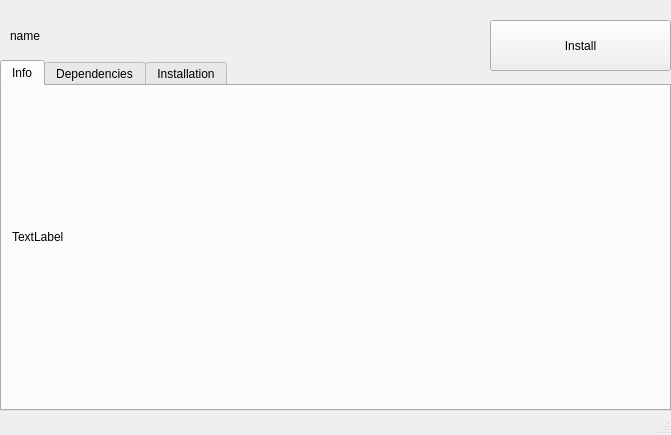
<?xml version="1.0" encoding="UTF-8"?>
<ui version="4.0">
 <class>debo</class>
 <widget class="QMainWindow" name="debo">
  <property name="geometry">
   <rect>
    <x>0</x>
    <y>0</y>
    <width>671</width>
    <height>435</height>
   </rect>
  </property>
  <property name="windowTitle">
   <string>debo</string>
  </property>
  <widget class="QWidget" name="centralwidget">
   <widget class="QLabel" name="label">
    <property name="geometry">
     <rect>
      <x>10</x>
      <y>10</y>
      <width>461</width>
      <height>51</height>
     </rect>
    </property>
    <property name="styleSheet">
     <string notr="true">font: 25 italic 18pt &quot;Ubuntu&quot;;</string>
    </property>
    <property name="text">
     <string>name</string>
    </property>
   </widget>
   <widget class="QPushButton" name="pushButton">
    <property name="geometry">
     <rect>
      <x>490</x>
      <y>20</y>
      <width>181</width>
      <height>51</height>
     </rect>
    </property>
    <property name="cursor">
     <cursorShape>ArrowCursor</cursorShape>
    </property>
    <property name="styleSheet">
     <string notr="true">font: 25 italic 16pt &quot;Ubuntu&quot;;</string>
    </property>
    <property name="text">
     <string>Install</string>
    </property>
   </widget>
   <widget class="QTabWidget" name="tabWidget">
    <property name="geometry">
     <rect>
      <x>0</x>
      <y>60</y>
      <width>671</width>
      <height>351</height>
     </rect>
    </property>
    <property name="styleSheet">
     <string notr="true"/>
    </property>
    <property name="currentIndex">
     <number>0</number>
    </property>
    <widget class="QWidget" name="tab">
     <attribute name="title">
      <string>Info</string>
     </attribute>
     <widget class="QLabel" name="label_2">
      <property name="geometry">
       <rect>
        <x>10</x>
        <y>20</y>
        <width>631</width>
        <height>261</height>
       </rect>
      </property>
      <property name="styleSheet">
       <string notr="true">font: 25 italic 12pt &quot;Ubuntu&quot;;</string>
      </property>
      <property name="text">
       <string>TextLabel</string>
      </property>
     </widget>
    </widget>
    <widget class="QWidget" name="tab_2">
     <attribute name="title">
      <string>Dependencies</string>
     </attribute>
     <widget class="QLabel" name="label_3">
      <property name="geometry">
       <rect>
        <x>10</x>
        <y>20</y>
        <width>641</width>
        <height>251</height>
       </rect>
      </property>
      <property name="styleSheet">
       <string notr="true">font: 25 italic 10pt &quot;Ubuntu&quot;;</string>
      </property>
      <property name="text">
       <string>TextLabel</string>
      </property>
      <property name="wordWrap">
       <bool>true</bool>
      </property>
     </widget>
    </widget>
    <widget class="QWidget" name="tab_3">
     <attribute name="title">
      <string>Installation</string>
     </attribute>
     <widget class="QTextBrowser" name="textBrowser">
      <property name="geometry">
       <rect>
        <x>0</x>
        <y>0</y>
        <width>661</width>
        <height>301</height>
       </rect>
      </property>
     </widget>
    </widget>
   </widget>
  </widget>
  <widget class="QMenuBar" name="menubar">
   <property name="geometry">
    <rect>
     <x>0</x>
     <y>0</y>
     <width>671</width>
     <height>22</height>
    </rect>
   </property>
  </widget>
  <widget class="QStatusBar" name="statusbar"/>
 </widget>
 <resources/>
 <connections/>
</ui>
